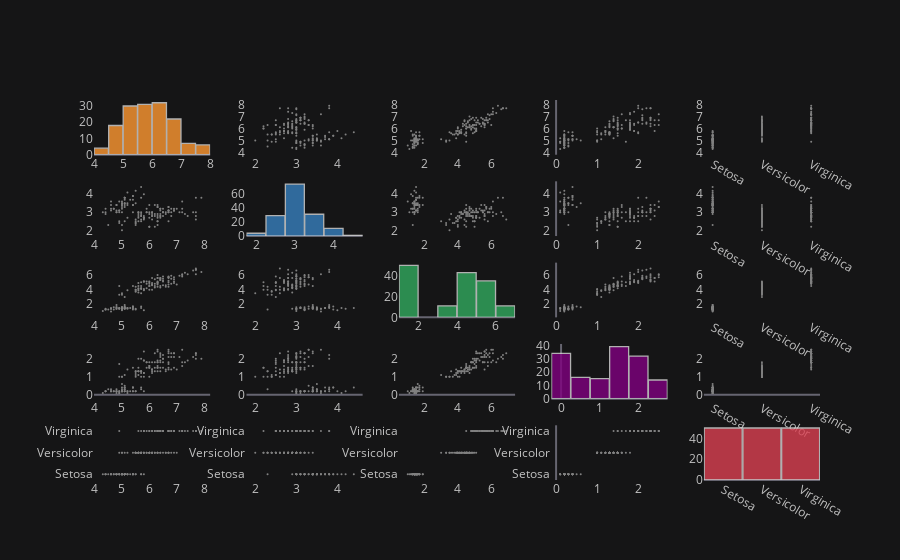

Notebook code cell kept with this figure:
### Code cell
df.scatter_matrix()

### Figure 1 — Plotly figure (JSON) as saved in the notebook; plotly's stock layout.template omitted (floating-point values rounded to 4 significant figures; data arrays with more than 128 entries replaced by an {"elided": "..."} marker saying what was removed)
{"data": [{"histfunc": "count", "histnorm": "", "marker": {"color": "rgba(255, 153, 51, 1.0)", "line": {"color": "#D9D9D9", "width": 1.3}}, "name": "sepal.length", "nbinsx": 10, "opacity": 0.8, "orientation": "v", "type": "histogram", "x": {"elided": "150 float values"}, "xaxis": "x", "yaxis": "y"}, {"line": {"color": "rgba(128, 128, 128, 1.0)", "dash": "solid", "shape": "linear", "width": 1.3}, "marker": {"size": 2, "symbol": "circle"}, "mode": "markers", "name": "sepal.length", "text": "", "type": "scatter", "x": {"elided": "150 float values"}, "xaxis": "x2", "y": {"elided": "150 float values"}, "yaxis": "y2"}, {"line": {"color": "rgba(128, 128, 128, 1.0)", "dash": "solid", "shape": "linear", "width": 1.3}, "marker": {"size": 2, "symbol": "circle"}, "mode": "markers", "name": "sepal.length", "text": "", "type": "scatter", "x": {"elided": "150 float values"}, "xaxis": "x3", "y": {"elided": "150 float values"}, "yaxis": "y3"}, {"line": {"color": "rgba(128, 128, 128, 1.0)", "dash": "solid", "shape": "linear", "width": 1.3}, "marker": {"size": 2, "symbol": "circle"}, "mode": "markers", "name": "sepal.length", "text": "", "type": "scatter", "x": {"elided": "150 float values"}, "xaxis": "x4", "y": {"elided": "150 float values"}, "yaxis": "y4"}, {"line": {"color": "rgba(128, 128, 128, 1.0)", "dash": "solid", "shape": "linear", "width": 1.3}, "marker": {"size": 2, "symbol": "circle"}, "mode": "markers", "name": "sepal.length", "text": "", "type": "scatter", "x": {"elided": "150 str values"}, "xaxis": "x5", "y": {"elided": "150 float values"}, "yaxis": "y5"}, {"line": {"color": "rgba(128, 128, 128, 1.0)", "dash": "solid", "shape": "linear", "width": 1.3}, "marker": {"size": 2, "symbol": "circle"}, "mode": "markers", "name": "sepal.width", "text": "", "type": "scatter", "x": {"elided": "150 float values"}, "xaxis": "x6", "y": {"elided": "150 float values"}, "yaxis": "y6"}, {"histfunc": "count", "histnorm": "", "marker": {"color": "rgba(55, 128, 191, 1.0)", "line": {"color": "#D9D9D9", "width": 1.3}}, "name": "sepal.width", "nbinsx": 10, "opacity": 0.8, "orientation": "v", "type": "histogram", "x": {"elided": "150 float values"}, "xaxis": "x7", "yaxis": "y7"}, {"line": {"color": "rgba(128, 128, 128, 1.0)", "dash": "solid", "shape": "linear", "width": 1.3}, "marker": {"size": 2, "symbol": "circle"}, "mode": "markers", "name": "sepal.width", "text": "", "type": "scatter", "x": {"elided": "150 float values"}, "xaxis": "x8", "y": {"elided": "150 float values"}, "yaxis": "y8"}, {"line": {"color": "rgba(128, 128, 128, 1.0)", "dash": "solid", "shape": "linear", "width": 1.3}, "marker": {"size": 2, "symbol": "circle"}, "mode": "markers", "name": "sepal.width", "text": "", "type": "scatter", "x": {"elided": "150 float values"}, "xaxis": "x9", "y": {"elided": "150 float values"}, "yaxis": "y9"}, {"line": {"color": "rgba(128, 128, 128, 1.0)", "dash": "solid", "shape": "linear", "width": 1.3}, "marker": {"size": 2, "symbol": "circle"}, "mode": "markers", "name": "sepal.width", "text": "", "type": "scatter", "x": {"elided": "150 str values"}, "xaxis": "x10", "y": {"elided": "150 float values"}, "yaxis": "y10"}, {"line": {"color": "rgba(128, 128, 128, 1.0)", "dash": "solid", "shape": "linear", "width": 1.3}, "marker": {"size": 2, "symbol": "circle"}, "mode": "markers", "name": "petal.length", "text": "", "type": "scatter", "x": {"elided": "150 float values"}, "xaxis": "x11", "y": {"elided": "150 float values"}, "yaxis": "y11"}, {"line": {"color": "rgba(128, 128, 128, 1.0)", "dash": "solid", "shape": "linear", "width": 1.3}, "marker": {"size": 2, "symbol": "circle"}, "mode": "markers", "name": "petal.length", "text": "", "type": "scatter", "x": {"elided": "150 float values"}, "xaxis": "x12", "y": {"elided": "150 float values"}, "yaxis": "y12"}, {"histfunc": "count", "histnorm": "", "marker": {"color": "rgba(50, 171, 96, 1.0)", "line": {"color": "#D9D9D9", "width": 1.3}}, "name": "petal.length", "nbinsx": 10, "opacity": 0.8, "orientation": "v", "type": "histogram", "x": {"elided": "150 float values"}, "xaxis": "x13", "yaxis": "y13"}, {"line": {"color": "rgba(128, 128, 128, 1.0)", "dash": "solid", "shape": "linear", "width": 1.3}, "marker": {"size": 2, "symbol": "circle"}, "mode": "markers", "name": "petal.length", "text": "", "type": "scatter", "x": {"elided": "150 float values"}, "xaxis": "x14", "y": {"elided": "150 float values"}, "yaxis": "y14"}, {"line": {"color": "rgba(128, 128, 128, 1.0)", "dash": "solid", "shape": "linear", "width": 1.3}, "marker": {"size": 2, "symbol": "circle"}, "mode": "markers", "name": "petal.length", "text": "", "type": "scatter", "x": {"elided": "150 str values"}, "xaxis": "x15", "y": {"elided": "150 float values"}, "yaxis": "y15"}, {"line": {"color": "rgba(128, 128, 128, 1.0)", "dash": "solid", "shape": "linear", "width": 1.3}, "marker": {"size": 2, "symbol": "circle"}, "mode": "markers", "name": "petal.width", "text": "", "type": "scatter", "x": {"elided": "150 float values"}, "xaxis": "x16", "y": {"elided": "150 float values"}, "yaxis": "y16"}, {"line": {"color": "rgba(128, 128, 128, 1.0)", "dash": "solid", "shape": "linear", "width": 1.3}, "marker": {"size": 2, "symbol": "circle"}, "mode": "markers", "name": "petal.width", "text": "", "type": "scatter", "x": {"elided": "150 float values"}, "xaxis": "x17", "y": {"elided": "150 float values"}, "yaxis": "y17"}, {"line": {"color": "rgba(128, 128, 128, 1.0)", "dash": "solid", "shape": "linear", "width": 1.3}, "marker": {"size": 2, "symbol": "circle"}, "mode": "markers", "name": "petal.width", "text": "", "type": "scatter", "x": {"elided": "150 float values"}, "xaxis": "x18", "y": {"elided": "150 float values"}, "yaxis": "y18"}, {"histfunc": "count", "histnorm": "", "marker": {"color": "rgba(128, 0, 128, 1.0)", "line": {"color": "#D9D9D9", "width": 1.3}}, "name": "petal.width", "nbinsx": 10, "opacity": 0.8, "orientation": "v", "type": "histogram", "x": {"elided": "150 float values"}, "xaxis": "x19", "yaxis": "y19"}, {"line": {"color": "rgba(128, 128, 128, 1.0)", "dash": "solid", "shape": "linear", "width": 1.3}, "marker": {"size": 2, "symbol": "circle"}, "mode": "markers", "name": "petal.width", "text": "", "type": "scatter", "x": {"elided": "150 str values"}, "xaxis": "x20", "y": {"elided": "150 float values"}, "yaxis": "y20"}, {"line": {"color": "rgba(128, 128, 128, 1.0)", "dash": "solid", "shape": "linear", "width": 1.3}, "marker": {"size": 2, "symbol": "circle"}, "mode": "markers", "name": "variety", "text": "", "type": "scatter", "x": {"elided": "150 float values"}, "xaxis": "x21", "y": {"elided": "150 str values"}, "yaxis": "y21"}, {"line": {"color": "rgba(128, 128, 128, 1.0)", "dash": "solid", "shape": "linear", "width": 1.3}, "marker": {"size": 2, "symbol": "circle"}, "mode": "markers", "name": "variety", "text": "", "type": "scatter", "x": {"elided": "150 float values"}, "xaxis": "x22", "y": {"elided": "150 str values"}, "yaxis": "y22"}, {"line": {"color": "rgba(128, 128, 128, 1.0)", "dash": "solid", "shape": "linear", "width": 1.3}, "marker": {"size": 2, "symbol": "circle"}, "mode": "markers", "name": "variety", "text": "", "type": "scatter", "x": {"elided": "150 float values"}, "xaxis": "x23", "y": {"elided": "150 str values"}, "yaxis": "y23"}, {"line": {"color": "rgba(128, 128, 128, 1.0)", "dash": "solid", "shape": "linear", "width": 1.3}, "marker": {"size": 2, "symbol": "circle"}, "mode": "markers", "name": "variety", "text": "", "type": "scatter", "x": {"elided": "150 float values"}, "xaxis": "x24", "y": {"elided": "150 str values"}, "yaxis": "y24"}, {"histfunc": "count", "histnorm": "", "marker": {"color": "rgba(219, 64, 82, 1.0)", "line": {"color": "#D9D9D9", "width": 1.3}}, "name": "variety", "nbinsx": 10, "opacity": 0.8, "orientation": "v", "type": "histogram", "x": {"elided": "150 str values"}, "xaxis": "x25", "yaxis": "y25"}], "layout": {"bargap": 0.02, "legend": {"bgcolor": "#151516", "font": {"color": "#D9D9D9"}}, "paper_bgcolor": "#151516", "plot_bgcolor": "#151516", "showlegend": false, "title": {"font": {"color": "#D9D9D9"}}, "xaxis": {"anchor": "y", "domain": [0, 0.16], "gridcolor": "#434343", "showgrid": false, "tickfont": {"color": "#C2C2C2"}, "title": {"font": {"color": "#D9D9D9"}, "text": ""}, "zerolinecolor": "#666570"}, "xaxis10": {"anchor": "y10", "domain": [0.84, 1], "gridcolor": "#434343", "showgrid": false, "tickfont": {"color": "#C2C2C2"}, "title": {"font": {"color": "#D9D9D9"}, "text": ""}, "zerolinecolor": "#666570"}, "xaxis11": {"anchor": "y11", "domain": [0, 0.16], "gridcolor": "#434343", "showgrid": false, "tickfont": {"color": "#C2C2C2"}, "title": {"font": {"color": "#D9D9D9"}, "text": ""}, "zerolinecolor": "#666570"}, "xaxis12": {"anchor": "y12", "domain": [0.21, 0.37], "gridcolor": "#434343", "showgrid": false, "tickfont": {"color": "#C2C2C2"}, "title": {"font": {"color": "#D9D9D9"}, "text": ""}, "zerolinecolor": "#666570"}, "xaxis13": {"anchor": "y13", "domain": [0.42, 0.58], "gridcolor": "#434343", "showgrid": false, "tickfont": {"color": "#C2C2C2"}, "title": {"font": {"color": "#D9D9D9"}, "text": ""}, "zerolinecolor": "#666570"}, "xaxis14": {"anchor": "y14", "domain": [0.63, 0.79], "gridcolor": "#434343", "showgrid": false, "tickfont": {"color": "#C2C2C2"}, "title": {"font": {"color": "#D9D9D9"}, "text": ""}, "zerolinecolor": "#666570"}, "xaxis15": {"anchor": "y15", "domain": [0.84, 1], "gridcolor": "#434343", "showgrid": false, "tickfont": {"color": "#C2C2C2"}, "title": {"font": {"color": "#D9D9D9"}, "text": ""}, "zerolinecolor": "#666570"}, "xaxis16": {"anchor": "y16", "domain": [0, 0.16], "gridcolor": "#434343", "showgrid": false, "tickfont": {"color": "#C2C2C2"}, "title": {"font": {"color": "#D9D9D9"}, "text": ""}, "zerolinecolor": "#666570"}, "xaxis17": {"anchor": "y17", "domain": [0.21, 0.37], "gridcolor": "#434343", "showgrid": false, "tickfont": {"color": "#C2C2C2"}, "title": {"font": {"color": "#D9D9D9"}, "text": ""}, "zerolinecolor": "#666570"}, "xaxis18": {"anchor": "y18", "domain": [0.42, 0.58], "gridcolor": "#434343", "showgrid": false, "tickfont": {"color": "#C2C2C2"}, "title": {"font": {"color": "#D9D9D9"}, "text": ""}, "zerolinecolor": "#666570"}, "xaxis19": {"anchor": "y19", "domain": [0.63, 0.79], "gridcolor": "#434343", "showgrid": false, "tickfont": {"color": "#C2C2C2"}, "title": {"font": {"color": "#D9D9D9"}, "text": ""}, "zerolinecolor": "#666570"}, "xaxis2": {"anchor": "y2", "domain": [0.21, 0.37], "gridcolor": "#434343", "showgrid": false, "tickfont": {"color": "#C2C2C2"}, "title": {"font": {"color": "#D9D9D9"}, "text": ""}, "zerolinecolor": "#666570"}, "xaxis20": {"anchor": "y20", "domain": [0.84, 1], "gridcolor": "#434343", "showgrid": false, "tickfont": {"color": "#C2C2C2"}, "title": {"font": {"color": "#D9D9D9"}, "text": ""}, "zerolinecolor": "#666570"}, "xaxis21": {"anchor": "y21", "domain": [0, 0.16], "gridcolor": "#434343", "showgrid": false, "tickfont": {"color": "#C2C2C2"}, "title": {"font": {"color": "#D9D9D9"}, "text": ""}, "zerolinecolor": "#666570"}, "xaxis22": {"anchor": "y22", "domain": [0.21, 0.37], "gridcolor": "#434343", "showgrid": false, "tickfont": {"color": "#C2C2C2"}, "title": {"font": {"color": "#D9D9D9"}, "text": ""}, "zerolinecolor": "#666570"}, "xaxis23": {"anchor": "y23", "domain": [0.42, 0.58], "gridcolor": "#434343", "showgrid": false, "tickfont": {"color": "#C2C2C2"}, "title": {"font": {"color": "#D9D9D9"}, "text": ""}, "zerolinecolor": "#666570"}, "xaxis24": {"anchor": "y24", "domain": [0.63, 0.79], "gridcolor": "#434343", "showgrid": false, "tickfont": {"color": "#C2C2C2"}, "title": {"font": {"color": "#D9D9D9"}, "text": ""}, "zerolinecolor": "#666570"}, "xaxis25": {"anchor": "y25", "domain": [0.84, 1], "gridcolor": "#434343", "showgrid": false, "tickfont": {"color": "#C2C2C2"}, "title": {"font": {"color": "#D9D9D9"}, "text": ""}, "zerolinecolor": "#666570"}, "xaxis3": {"anchor": "y3", "domain": [0.42, 0.58], "gridcolor": "#434343", "showgrid": false, "tickfont": {"color": "#C2C2C2"}, "title": {"font": {"color": "#D9D9D9"}, "text": ""}, "zerolinecolor": "#666570"}, "xaxis4": {"anchor": "y4", "domain": [0.63, 0.79], "gridcolor": "#434343", "showgrid": false, "tickfont": {"color": "#C2C2C2"}, "title": {"font": {"color": "#D9D9D9"}, "text": ""}, "zerolinecolor": "#666570"}, "xaxis5": {"anchor": "y5", "domain": [0.84, 1], "gridcolor": "#434343", "showgrid": false, "tickfont": {"color": "#C2C2C2"}, "title": {"font": {"color": "#D9D9D9"}, "text": ""}, "zerolinecolor": "#666570"}, "xaxis6": {"anchor": "y6", "domain": [0, 0.16], "gridcolor": "#434343", "showgrid": false, "tickfont": {"color": "#C2C2C2"}, "title": {"font": {"color": "#D9D9D9"}, "text": ""}, "zerolinecolor": "#666570"}, "xaxis7": {"anchor": "y7", "domain": [0.21, 0.37], "gridcolor": "#434343", "showgrid": false, "tickfont": {"color": "#C2C2C2"}, "title": {"font": {"color": "#D9D9D9"}, "text": ""}, "zerolinecolor": "#666570"}, "xaxis8": {"anchor": "y8", "domain": [0.42, 0.58], "gridcolor": "#434343", "showgrid": false, "tickfont": {"color": "#C2C2C2"}, "title": {"font": {"color": "#D9D9D9"}, "text": ""}, "zerolinecolor": "#666570"}, "xaxis9": {"anchor": "y9", "domain": [0.63, 0.79], "gridcolor": "#434343", "showgrid": false, "tickfont": {"color": "#C2C2C2"}, "title": {"font": {"color": "#D9D9D9"}, "text": ""}, "zerolinecolor": "#666570"}, "yaxis": {"anchor": "x", "domain": [0.856, 1], "gridcolor": "#434343", "showgrid": false, "tickfont": {"color": "#C2C2C2"}, "title": {"font": {"color": "#D9D9D9"}, "text": ""}, "zerolinecolor": "#666570"}, "yaxis10": {"anchor": "x10", "domain": [0.642, 0.786], "gridcolor": "#434343", "showgrid": false, "tickfont": {"color": "#C2C2C2"}, "title": {"font": {"color": "#D9D9D9"}, "text": ""}, "zerolinecolor": "#666570"}, "yaxis11": {"anchor": "x11", "domain": [0.428, 0.572], "gridcolor": "#434343", "showgrid": false, "tickfont": {"color": "#C2C2C2"}, "title": {"font": {"color": "#D9D9D9"}, "text": ""}, "zerolinecolor": "#666570"}, "yaxis12": {"anchor": "x12", "domain": [0.428, 0.572], "gridcolor": "#434343", "showgrid": false, "tickfont": {"color": "#C2C2C2"}, "title": {"font": {"color": "#D9D9D9"}, "text": ""}, "zerolinecolor": "#666570"}, "yaxis13": {"anchor": "x13", "domain": [0.428, 0.572], "gridcolor": "#434343", "showgrid": false, "tickfont": {"color": "#C2C2C2"}, "title": {"font": {"color": "#D9D9D9"}, "text": ""}, "zerolinecolor": "#666570"}, "yaxis14": {"anchor": "x14", "domain": [0.428, 0.572], "gridcolor": "#434343", "showgrid": false, "tickfont": {"color": "#C2C2C2"}, "title": {"font": {"color": "#D9D9D9"}, "text": ""}, "zerolinecolor": "#666570"}, "yaxis15": {"anchor": "x15", "domain": [0.428, 0.572], "gridcolor": "#434343", "showgrid": false, "tickfont": {"color": "#C2C2C2"}, "title": {"font": {"color": "#D9D9D9"}, "text": ""}, "zerolinecolor": "#666570"}, "yaxis16": {"anchor": "x16", "domain": [0.214, 0.358], "gridcolor": "#434343", "showgrid": false, "tickfont": {"color": "#C2C2C2"}, "title": {"font": {"color": "#D9D9D9"}, "text": ""}, "zerolinecolor": "#666570"}, "yaxis17": {"anchor": "x17", "domain": [0.214, 0.358], "gridcolor": "#434343", "showgrid": false, "tickfont": {"color": "#C2C2C2"}, "title": {"font": {"color": "#D9D9D9"}, "text": ""}, "zerolinecolor": "#666570"}, "yaxis18": {"anchor": "x18", "domain": [0.214, 0.358], "gridcolor": "#434343", "showgrid": false, "tickfont": {"color": "#C2C2C2"}, "title": {"font": {"color": "#D9D9D9"}, "text": ""}, "zerolinecolor": "#666570"}, "yaxis19": {"anchor": "x19", "domain": [0.214, 0.358], "gridcolor": "#434343", "showgrid": false, "tickfont": {"color": "#C2C2C2"}, "title": {"font": {"color": "#D9D9D9"}, "text": ""}, "zerolinecolor": "#666570"}, "yaxis2": {"anchor": "x2", "domain": [0.856, 1], "gridcolor": "#434343", "showgrid": false, "tickfont": {"color": "#C2C2C2"}, "title": {"font": {"color": "#D9D9D9"}, "text": ""}, "zerolinecolor": "#666570"}, "yaxis20": {"anchor": "x20", "domain": [0.214, 0.358], "gridcolor": "#434343", "showgrid": false, "tickfont": {"color": "#C2C2C2"}, "title": {"font": {"color": "#D9D9D9"}, "text": ""}, "zerolinecolor": "#666570"}, "yaxis21": {"anchor": "x21", "domain": [0, 0.144], "gridcolor": "#434343", "showgrid": false, "tickfont": {"color": "#C2C2C2"}, "title": {"font": {"color": "#D9D9D9"}, "text": ""}, "zerolinecolor": "#666570"}, "yaxis22": {"anchor": "x22", "domain": [0, 0.144], "gridcolor": "#434343", "showgrid": false, "tickfont": {"color": "#C2C2C2"}, "title": {"font": {"color": "#D9D9D9"}, "text": ""}, "zerolinecolor": "#666570"}, "yaxis23": {"anchor": "x23", "domain": [0, 0.144], "gridcolor": "#434343", "showgrid": false, "tickfont": {"color": "#C2C2C2"}, "title": {"font": {"color": "#D9D9D9"}, "text": ""}, "zerolinecolor": "#666570"}, "yaxis24": {"anchor": "x24", "domain": [0, 0.144], "gridcolor": "#434343", "showgrid": false, "tickfont": {"color": "#C2C2C2"}, "title": {"font": {"color": "#D9D9D9"}, "text": ""}, "zerolinecolor": "#666570"}, "yaxis25": {"anchor": "x25", "domain": [0, 0.144], "gridcolor": "#434343", "showgrid": false, "tickfont": {"color": "#C2C2C2"}, "title": {"font": {"color": "#D9D9D9"}, "text": ""}, "zerolinecolor": "#666570"}, "yaxis3": {"anchor": "x3", "domain": [0.856, 1], "gridcolor": "#434343", "showgrid": false, "tickfont": {"color": "#C2C2C2"}, "title": {"font": {"color": "#D9D9D9"}, "text": ""}, "zerolinecolor": "#666570"}, "yaxis4": {"anchor": "x4", "domain": [0.856, 1], "gridcolor": "#434343", "showgrid": false, "tickfont": {"color": "#C2C2C2"}, "title": {"font": {"color": "#D9D9D9"}, "text": ""}, "zerolinecolor": "#666570"}, "yaxis5": {"anchor": "x5", "domain": [0.856, 1], "gridcolor": "#434343", "showgrid": false, "tickfont": {"color": "#C2C2C2"}, "title": {"font": {"color": "#D9D9D9"}, "text": ""}, "zerolinecolor": "#666570"}, "yaxis6": {"anchor": "x6", "domain": [0.642, 0.786], "gridcolor": "#434343", "showgrid": false, "tickfont": {"color": "#C2C2C2"}, "title": {"font": {"color": "#D9D9D9"}, "text": ""}, "zerolinecolor": "#666570"}, "yaxis7": {"anchor": "x7", "domain": [0.642, 0.786], "gridcolor": "#434343", "showgrid": false, "tickfont": {"color": "#C2C2C2"}, "title": {"font": {"color": "#D9D9D9"}, "text": ""}, "zerolinecolor": "#666570"}, "yaxis8": {"anchor": "x8", "domain": [0.642, 0.786], "gridcolor": "#434343", "showgrid": false, "tickfont": {"color": "#C2C2C2"}, "title": {"font": {"color": "#D9D9D9"}, "text": ""}, "zerolinecolor": "#666570"}, "yaxis9": {"anchor": "x9", "domain": [0.642, 0.786], "gridcolor": "#434343", "showgrid": false, "tickfont": {"color": "#C2C2C2"}, "title": {"font": {"color": "#D9D9D9"}, "text": ""}, "zerolinecolor": "#666570"}}}
